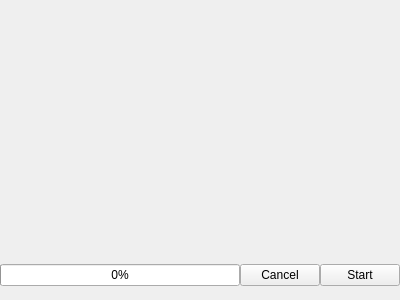
<?xml version="1.0" encoding="UTF-8"?>
<ui version="4.0">
 <class>AttackUI</class>
 <widget class="QWidget" name="AttackUI">
  <property name="geometry">
   <rect>
    <x>0</x>
    <y>0</y>
    <width>400</width>
    <height>300</height>
   </rect>
  </property>
  <property name="sizePolicy">
   <sizepolicy hsizetype="Preferred" vsizetype="Preferred">
    <horstretch>0</horstretch>
    <verstretch>0</verstretch>
   </sizepolicy>
  </property>
  <property name="windowTitle">
   <string>Form</string>
  </property>
  <property name="windowIcon">
   <iconset resource="../icons.qrc">
    <normaloff>:/Icons/Tarlogic/Tarlogic-7.png</normaloff>:/Icons/Tarlogic/Tarlogic-7.png</iconset>
  </property>
  <property name="autoFillBackground">
   <bool>false</bool>
  </property>
  <layout class="QVBoxLayout" name="verticalLayout">
   <property name="spacing">
    <number>0</number>
   </property>
   <property name="sizeConstraint">
    <enum>QLayout::SetMinimumSize</enum>
   </property>
   <property name="leftMargin">
    <number>0</number>
   </property>
   <property name="topMargin">
    <number>0</number>
   </property>
   <property name="rightMargin">
    <number>0</number>
   </property>
   <property name="bottomMargin">
    <number>0</number>
   </property>
   <item>
    <layout class="QFormLayout" name="parametersLayout"/>
   </item>
   <item>
    <spacer name="verticalSpacer">
     <property name="orientation">
      <enum>Qt::Vertical</enum>
     </property>
     <property name="sizeHint" stdset="0">
      <size>
       <width>20</width>
       <height>20</height>
      </size>
     </property>
    </spacer>
   </item>
   <item>
    <layout class="QVBoxLayout" name="controlLayout">
     <property name="spacing">
      <number>0</number>
     </property>
     <item>
      <layout class="QHBoxLayout" name="horizontalLayout">
       <property name="spacing">
        <number>0</number>
       </property>
       <item>
        <widget class="QProgressBar" name="progressBar">
         <property name="value">
          <number>0</number>
         </property>
        </widget>
       </item>
       <item>
        <widget class="QPushButton" name="cancelButton">
         <property name="text">
          <string>Cancel</string>
         </property>
         <property name="icon">
          <iconset resource="../icons.qrc">
           <normaloff>:/Icons/pause.png</normaloff>:/Icons/pause.png</iconset>
         </property>
        </widget>
       </item>
       <item>
        <widget class="QPushButton" name="startButton">
         <property name="text">
          <string>Start</string>
         </property>
         <property name="icon">
          <iconset resource="../icons.qrc">
           <normaloff>:/Icons/start.png</normaloff>:/Icons/start.png</iconset>
         </property>
        </widget>
       </item>
      </layout>
     </item>
     <item>
      <widget class="QLabel" name="messageLabel">
       <property name="text">
        <string/>
       </property>
      </widget>
     </item>
    </layout>
   </item>
  </layout>
 </widget>
 <resources>
  <include location="../icons.qrc"/>
 </resources>
 <connections/>
</ui>
